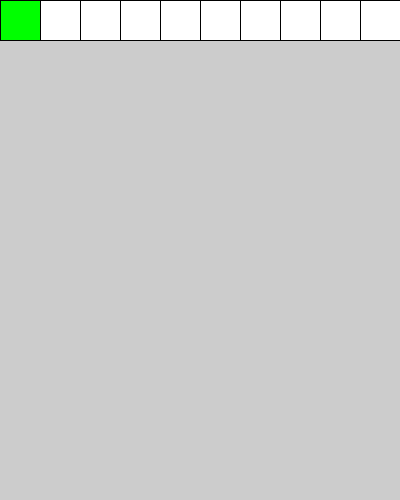
Frame 1 (no input)
Frame 60 (the mouse pressed at the canvas centre just before this capture): identical to frame 1, image omitted
Frame 120 (the mouse held since frame 60 and released just before this capture): identical to frame 1, image omitted

The Processing sketch that drew this single still picture (run headless with seeded random() and noise(); from frame 60 on, the mouse is pressed at the canvas centre):

// Processing sketch: ReviewLoopsGraphics
// ── ReviewLoopsGraphics.pde
int x = 0;
int y = 0;

void setup(){
  size(400, 500);
  makeRow(10);
}

void draw(){
  int numSquares = 10;
  int dim = width / numSquares;
  fill(0, 255, 0);
  rect(x, y, dim, dim);
}

void makeRow(int numSquares){
  /*int x = 0;
  int y = 0;
  int dimension = width / numSquares;
  while (x < width){
    rect(x, y, dimension, dimension);
    x = x + dimension;
  }*/
  int dimension = width / numSquares;
  int y = 0;
  for (int i = 0; i < numSquares; i++){
    rect(i * dimension, y, dimension, dimension);
  }
  
}
